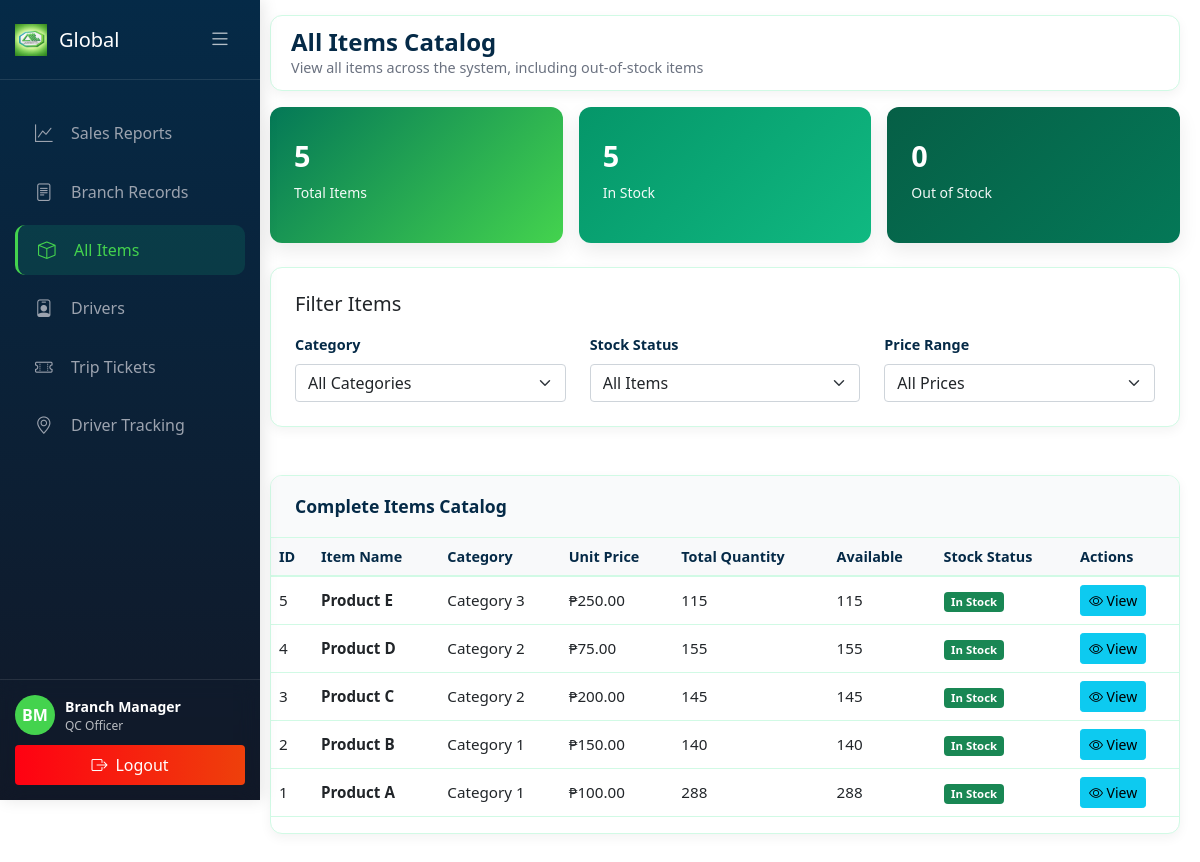
/Global/all_items.php (signed in), run on an earlier commit of the app's database.
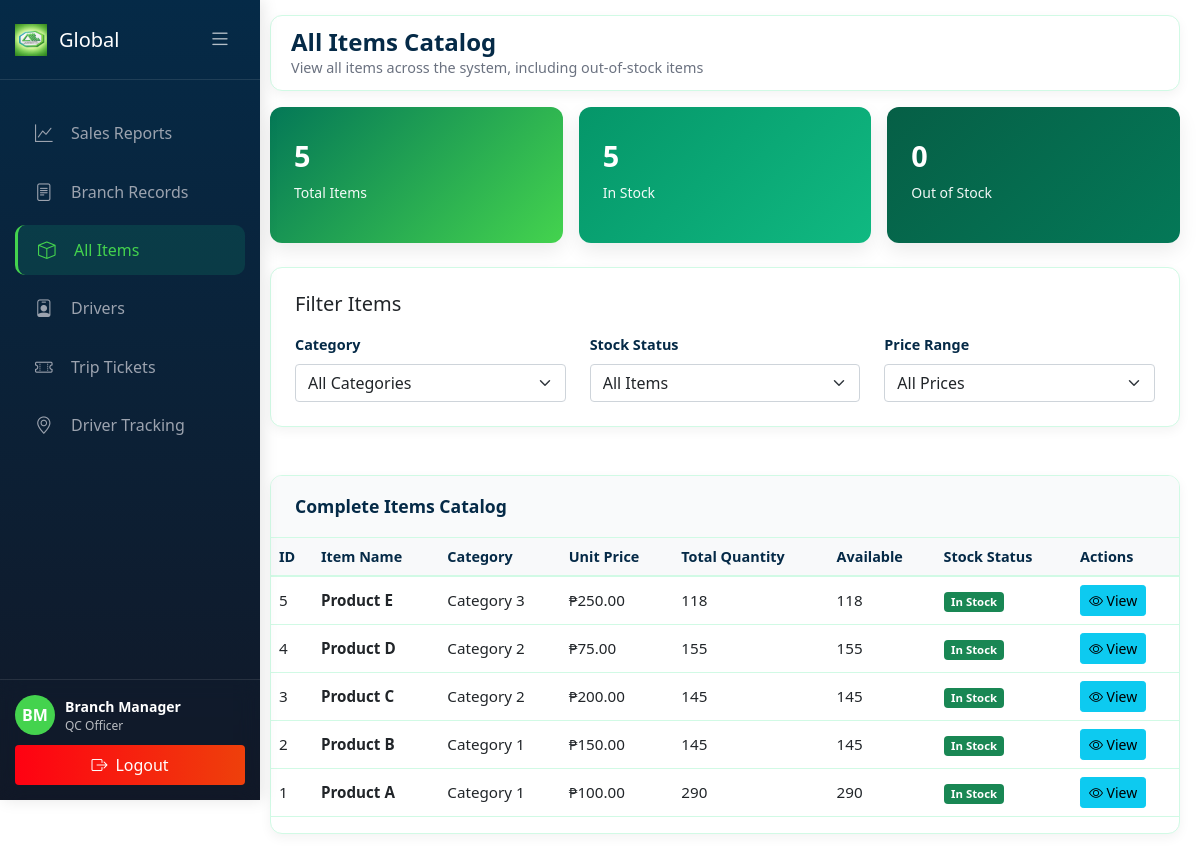
And on a later commit of the database.
### tables this page shows
CREATE TABLE `items` (
  `item_id` int(11) NOT NULL,
  `item_code` varchar(50) NOT NULL,
  `item_name` varchar(150) NOT NULL,
  `description` text DEFAULT NULL,
  `category` varchar(100) DEFAULT NULL,
  `stock` int(11) NOT NULL,
  `unit_type` enum('case','inner-pack','piece','box','carton') DEFAULT 'piece',
  `unit_price` decimal(10,2) NOT NULL,
  `reorder_level` int(11) DEFAULT 50,
  `status` enum('active','inactive','discontinued') DEFAULT 'active',
  `created_at` timestamp NOT NULL DEFAULT current_timestamp(),
  `updated_at` timestamp NOT NULL DEFAULT current_timestamp() ON UPDATE current_timestamp(),
  `branch_id` int(11) DEFAULT NULL
);

### Global/all_items.php (the view, shortened to what the changed rows need)
<?php
require_once '../config/database.php';
$where_conditions = [];
$where_conditions[] = "i.status = 'active'";
$where_clause = "WHERE " . implode(" AND ", $where_conditions);
$sql = "SELECT
            i.item_id as id,
            i.item_code,
            i.item_name,
            i.description,
            i.category,
            i.stock,
            i.unit_type,
            i.unit_price,
            i.reorder_level,
            i.status,
            i.created_at,
            i.updated_at
        FROM items i
        $where_clause
        ORDER BY i.item_id DESC";
$stmt = $conn->prepare($sql);
$stmt->execute();
$items_result = $stmt->get_result();
$items = [];
while ($row = $items_result->fetch_assoc()) {
    $items[] = $row;
}
?>
<!DOCTYPE html>
<html lang="en">
<head>
    <link rel="stylesheet" href="../css/global.css">
    <link href="https://cdn.jsdelivr.net/npm/bootstrap@5.1.3/dist/css/bootstrap.min.css" rel="stylesheet">
    <link rel="stylesheet" href="https://cdn.jsdelivr.net/npm/bootstrap-icons@1.8.1/font/bootstrap-icons.css">
</head>
<body>
    <div id="appPage">
        <div class="main-content" id="mainContent">
            <div id="itemsContent" class="page-content active">
                <div class="navbar-top">
                        <div class="page-title">
                        <h2>All Items Catalog</h2>
                    </div>
                </div>
                <div class="data-table">
                    <div class="table-responsive">
                        <table class="table custom-table">
                            <thead>
                                <tr>
                                    <th>ID</th>
                                    <th>Item Name</th>
                                    <th>Category</th>
                                    <th>Unit Price</th>
                                    <th>Total Quantity</th>
                                    <th>Available</th>
                                    <th>Stock Status</th>
                                    <th>Actions</th>
                                </tr>
                            </thead>
                            <tbody id="itemsTable">
                                <?php if (count($items) > 0): ?>
                                    <?php foreach ($items as $item): ?>
                                        <?php
                                        $stock_quantity = $item['stock'] ?? 0;
                                        $statusBadge = 'bg-success';
                                        $statusText = 'In Stock';
                                        ?>
                                        <tr>
                                            <td><?php echo htmlspecialchars($item['id']); ?></td>
                                            <td><strong><?php echo htmlspecialchars($item['item_name']); ?></strong></td>
                                            <td><?php echo htmlspecialchars($item['category'] ?? 'N/A'); ?></td>
                                            <td>₱<?php echo number_format($item['unit_price'] ?? 0, 2); ?></td>
                                            <td><?php echo number_format($stock_quantity); ?></td>
                                            <td><?php echo number_format($stock_quantity); ?></td>
                                            <td>
                                                <span class="badge <?php echo $statusBadge; ?>">
                                                    <?php echo $statusText; ?>
                                                </span>
                                            </td>
                                            <td>
                                                <button class="btn btn-sm btn-info" onclick="viewItem(<?php echo $item['id']; ?>)">
                                                    <i class="bi bi-eye"></i> View
                                                </button>
                                            </td>
                                        </tr>
                                    <?php endforeach; ?>
                                <?php else: ?>
                                    <tr>
                                        <td colspan="8" class="text-center py-4">No items found</td>
                                    </tr>
                                <?php endif; ?>
                            </tbody>
                        </table>
                    </div>
                </div>
            </div>
        </div>
    </div>
</body>
</html>

What changed in the data, as far as the page shows it:
changed items "Product E": stock "115" → "118"
changed items "Product B": stock "140" → "145"
changed items "Product A": stock "288" → "290"
